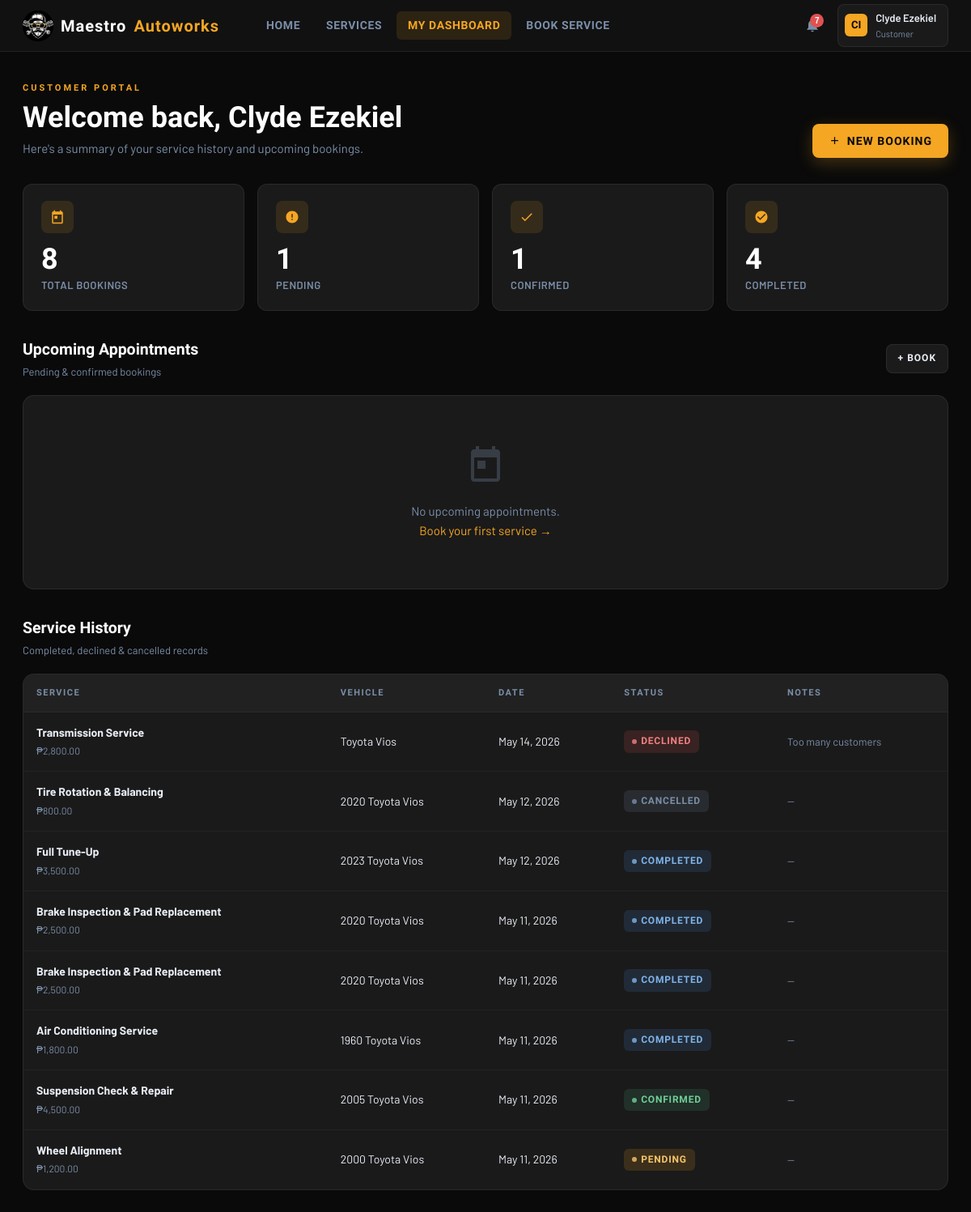
Page /dashboard.php (signed in) on the committed database.
### tables this page shows
CREATE TABLE `users` (
  `id` int(11) NOT NULL,
  `first_name` varchar(100) NOT NULL,
  `last_name` varchar(100) NOT NULL,
  `username` varchar(100) NOT NULL,
  `email` varchar(150) NOT NULL,
  `password` varchar(255) NOT NULL,
  `role` enum('customer','admin') NOT NULL DEFAULT 'customer',
  `phone` varchar(30) DEFAULT NULL,
  `created_at` timestamp NOT NULL DEFAULT current_timestamp()
);

CREATE TABLE `appointments` (
  `id` int(11) NOT NULL,
  `user_id` int(11) NOT NULL,
  `service_id` int(11) NOT NULL,
  `vehicle_make` varchar(80) DEFAULT NULL,
  `vehicle_model` varchar(80) DEFAULT NULL,
  `vehicle_year` year(4) DEFAULT NULL,
  `plate_no` varchar(20) DEFAULT NULL,
  `appt_date` date NOT NULL,
  `appt_time` time NOT NULL,
  `notes` text DEFAULT NULL,
  `status` enum('pending','confirmed','declined','completed','cancelled') NOT NULL DEFAULT 'pending',
  `admin_notes` text DEFAULT NULL,
  `created_at` timestamp NOT NULL DEFAULT current_timestamp(),
  `updated_at` timestamp NOT NULL DEFAULT current_timestamp() ON UPDATE current_timestamp()
);

CREATE TABLE `services` (
  `id` int(11) NOT NULL,
  `name` varchar(150) NOT NULL,
  `description` text DEFAULT NULL,
  `duration_hr` decimal(4,1) NOT NULL DEFAULT 1.0,
  `price` decimal(10,2) DEFAULT NULL,
  `category` varchar(80) DEFAULT NULL,
  `active` tinyint(1) NOT NULL DEFAULT 1
);

### dashboard.php (the view, shortened to what this page needs)
<?php
require 'db.php';
require 'partials/header.php';
$stats = $pdo->prepare("
    SELECT
        COUNT(*) as total,
        SUM(status='pending')   as pending,
        SUM(status='confirmed') as confirmed,
        SUM(status='completed') as completed
    FROM appointments WHERE user_id = ?
");
$stats->execute([$me['id']]);
$st = $stats->fetch();
$upcoming = $pdo->prepare("
    SELECT a.*, s.name as service_name, s.price, s.duration_hr
    FROM appointments a
    JOIN services s ON s.id = a.service_id
    WHERE a.user_id = ? AND a.status IN ('pending','confirmed')
      AND a.appt_date >= CURDATE()
    ORDER BY a.appt_date ASC, a.appt_time ASC
    LIMIT 10
");
$upcoming->execute([$me['id']]);
$upcomingRows = $upcoming->fetchAll();
$past = $pdo->prepare("
    SELECT a.*, s.name as service_name, s.price
    FROM appointments a
    JOIN services s ON s.id = a.service_id
    WHERE a.user_id = ? AND (a.status IN ('completed','declined','cancelled') OR a.appt_date < CURDATE())
    ORDER BY a.appt_date DESC
    LIMIT 10
");
$past->execute([$me['id']]);
$pastRows = $past->fetchAll();
?>
<main class="page-shell">
    <div class="page-header" style="display:flex;align-items:flex-end;justify-content:space-between;flex-wrap:wrap;gap:16px;">
        <div>
            <div class="page-label">Customer Portal</div>
            <div class="page-title">Welcome back, <?= htmlspecialchars($me['first_name']) ?></div>
            <div class="page-sub">Here's a summary of your service history and upcoming bookings.</div>
        </div>
        <a href="book.php" class="btn btn-primary">
            <svg viewBox="0 0 24 24"><path d="M19 13h-6v6h-2v-6H5v-2h6V5h2v6h6v2z"/></svg>
            New Booking
        </a>
    </div>
    <div class="stats-grid">
        <?php
        $tiles = [
            ['Total Bookings',  $st['total'],     'M19 3h-1V1h-2v2H8V1H6v2H5c-1.1 0-2 .9-2 2v16c0 1.1.9 2 2 2h14c1.1 0 2-.9 2-2V5c0-1.1-.9-2-2-2zm0 18H5V8h14v13zM7 10h5v5H7z'],
            ['Pending',         $st['pending'],   'M12 2C6.48 2 2 6.48 2 12s4.48 10 10 10 10-4.48 10-10S17.52 2 12 2zm1 15h-2v-2h2v2zm0-4h-2V7h2v6z'],
            ['Confirmed',       $st['confirmed'], 'M9 16.17L4.83 12l-1.42 1.41L9 19 21 7l-1.41-1.41z'],
            ['Completed',       $st['completed'], 'M12 2C6.48 2 2 6.48 2 12s4.48 10 10 10 10-4.48 10-10S17.52 2 12 2zm-2 15l-5-5 1.41-1.41L10 14.17l7.59-7.59L19 8l-9 9z'],
        ];
        foreach ($tiles as [$lbl, $val, $path]):
        ?>
        <div class="stat-tile">
            <div class="stat-icon">
                <svg viewBox="0 0 24 24"><path d="<?= $path ?>"/></svg>
            </div>
            <div class="stat-val"><?= (int)$val ?></div>
            <div class="stat-label"><?= $lbl ?></div>
        </div>
        <?php endforeach; ?>
    </div>
    <div style="margin-bottom:32px;">
        <div class="section-head">
            <div>
                <div class="section-title">Upcoming Appointments</div>
                <div class="section-sub">Pending &amp; confirmed bookings</div>
            </div>
            <a href="book.php" class="btn btn-secondary btn-sm">+ Book</a>
        </div>
        <div class="card" style="padding:0;">
            <?php if (empty($upcomingRows)): ?>
                <div class="empty-state">
                    <svg viewBox="0 0 24 24"><path d="M19 3h-1V1h-2v2H8V1H6v2H5c-1.1 0-2 .9-2 2v16c0 1.1.9 2 2 2h14c1.1 0 2-.9 2-2V5c0-1.1-.9-2-2-2zm0 18H5V8h14v13zM7 10h5v5H7z"/></svg>
                    <p>No upcoming appointments.<br><a href="book.php">Book your first service →</a></p>
                </div>
            <?php endif; ?>
        </div>
    </div>
    <div>
        <div class="section-head">
            <div>
                <div class="section-title">Service History</div>
                <div class="section-sub">Completed, declined &amp; cancelled records</div>
            </div>
        </div>
        <div class="card" style="padding:0;">
            <?php if (empty($pastRows)): ?>
                <div class="empty-state">
                    <svg viewBox="0 0 24 24"><path d="M13 3c-4.97 0-9 4.03-9 9H1l3.89 3.89.07.14L9 12H6c0-3.87 3.13-7 7-7s7 3.13 7 7-3.13 7-7 7c-1.93 0-3.68-.79-4.94-2.06l-1.42 1.42C8.27 19.99 10.51 21 13 21c4.97 0 9-4.03 9-9s-4.03-9-9-9zm-1 5v5l4.28 2.54.72-1.21-3.5-2.08V8H12z"/></svg>
                    <p>No past service records yet.</p>
                </div>
            <?php else: ?>
            <div class="table-wrap">
                <table>
                    <thead><tr>
                        <th>Service</th><th>Vehicle</th>
                        <th>Date</th><th>Status</th><th>Notes</th>
                    </tr></thead>
                    <tbody>
                    <?php foreach ($pastRows as $row): ?>
                        <tr>
                            <td>
                                <strong><?= htmlspecialchars($row['service_name']) ?></strong><br>
                                <span style="font-size:12px;color:var(--muted);">₱<?= number_format($row['price'],2) ?></span>
                            </td>
                            <td><?= htmlspecialchars($row['vehicle_year'].' '.$row['vehicle_make'].' '.$row['vehicle_model']) ?></td>
                            <td><?= date('M j, Y', strtotime($row['appt_date'])) ?></td>
                            <td>
                                <span class="badge badge-<?= $row['status'] ?>">
                                    <span class="badge-dot"></span>
                                    <?= ucfirst($row['status']) ?>
                                </span>
                            </td>
                            <td style="max-width:180px;font-size:13px;color:var(--muted);">
                                <?= $row['admin_notes'] ? htmlspecialchars($row['admin_notes']) : '—' ?>
                            </td>
                        </tr>
                    <?php endforeach; ?>
                    </tbody>
                </table>
            </div>
            <?php endif; ?>
        </div>
    </div>
</main>
<?php require 'partials/footer.php'; ?>

### partials/header.php (shortened to what this page needs)
<?php
$currentUser = $pdo->prepare("SELECT id, first_name, last_name, username, role FROM users WHERE id = ?");
$currentUser->execute([$_SESSION['user_id']]);
$me = $currentUser->fetch();
$unreadStmt = $pdo->prepare("SELECT COUNT(*) FROM notifications WHERE user_id = ? AND is_read = 0");
$unreadStmt->execute([$me['id']]);
$unreadCount = (int)$unreadStmt->fetchColumn();
$initials = strtoupper(substr($me['first_name'],0,1) . substr($me['last_name'],0,1));
$isAdmin  = ($me['role'] === 'admin');
$currentPage = basename($_SERVER['PHP_SELF'], '.php');
?>
<!DOCTYPE html>
<html lang="en">
<head>
    <link rel="stylesheet" href="app.css">
</head>
<body>
<div class="app-body">
<header class="topbar">
    <a href="<?= $isAdmin ? 'admin_dashboard.php' : 'dashboard.php' ?>" class="topbar-logo">
        <div class="logo-badge">
            <img src="logo.png" alt="Maestro Autoworks Logo">
        </div>
        Maestro<span style="color:var(--yellow)">Autoworks</span>
    </a>
    <nav class="topbar-nav">
        <?php if ($isAdmin): ?>
            <a href="admin_dashboard.php"    class="<?= $currentPage==='admin_dashboard'    ?'active':'' ?>">Dashboard</a>
            <a href="admin_appointments.php" class="<?= $currentPage==='admin_appointments' ?'active':'' ?>">Appointments</a>
            <a href="admin_services.php"     class="<?= $currentPage==='admin_services'     ?'active':'' ?>">Services</a>
            <a href="admin_reports.php"      class="<?= $currentPage==='admin_reports'      ?'active':'' ?>">Reports</a>
            <a href="admin_pms.php"          class="<?= $currentPage==='admin_pms'          ?'active':'' ?>">Repair Tracker</a>
        <?php else: ?>
            <a href="home.php"      class="<?= $currentPage==='home'      ?'active':'' ?>">Home</a>
            <a href="services.php"  class="<?= $currentPage==='services'  ?'active':'' ?>">Services</a>
            <a href="dashboard.php" class="<?= $currentPage==='dashboard' ?'active':'' ?>">My Dashboard</a>
            <a href="book.php"      class="<?= $currentPage==='book'      ?'active':'' ?>">Book Service</a>
        <?php endif; ?>
    </nav>
    <div class="topbar-right">
        <div style="position:relative;">
            <button class="notif-btn" id="notifBtn" aria-label="Notifications">
                <?php if ($unreadCount > 0): ?>
                    <span class="notif-badge"><?= $unreadCount > 9 ? '9+' : $unreadCount ?></span>
                <?php endif; ?>
            </button>
        </div>
        <div style="position:relative;">
            <div class="user-chip" id="userChip">
                <div class="user-avatar"><?= $initials ?></div>
                <div>
                    <div class="user-name"><?= htmlspecialchars($me['first_name']) ?></div>
                    <div class="user-role"><?= ucfirst($me['role']) ?></div>
                </div>
            </div>
        </div>
    </div>
</header>

### partials/footer.php (shortened to what this page needs)
</div>
</body>
</html>

### rows in the picture
users: initials "CI", first_name "Clyde Ezekiel", role "Customer"
appointments: service.name "Transmission Service", service.price "2,800.00", vehicle_year+vehicle_make+vehicle_model "Toyota Vios", appt_date "May 14, 2026", status "DECLINED", admin_notes "Too many customers"
appointments: service.name "Tire Rotation & Balancing", service.price "800.00", vehicle_year+vehicle_make+vehicle_model "2020 Toyota Vios", appt_date "May 12, 2026", status "CANCELLED"
appointments: service.name "Full Tune-Up", service.price "3,500.00", vehicle_year+vehicle_make+vehicle_model "2023 Toyota Vios", appt_date "May 12, 2026", status "COMPLETED"
appointments: service.name "Brake Inspection & Pad Replacement", service.price "2,500.00", vehicle_year+vehicle_make+vehicle_model "2020 Toyota Vios", appt_date "May 11, 2026", status "COMPLETED"
appointments: service.name "Brake Inspection & Pad Replacement", service.price "2,500.00", vehicle_year+vehicle_make+vehicle_model "2020 Toyota Vios", appt_date "May 11, 2026", status "COMPLETED"
appointments: service.name "Air Conditioning Service", service.price "1,800.00", vehicle_year+vehicle_make+vehicle_model "1960 Toyota Vios", appt_date "May 11, 2026", status "COMPLETED"
appointments: service.name "Suspension Check & Repair", service.price "4,500.00", vehicle_year+vehicle_make+vehicle_model "2005 Toyota Vios", appt_date "May 11, 2026", status "CONFIRMED"
appointments: service.name "Wheel Alignment", service.price "1,200.00", vehicle_year+vehicle_make+vehicle_model "2000 Toyota Vios", appt_date "May 11, 2026", status "PENDING"

### other values in the picture
$unreadCount "7"
$val "8"
$lbl "TOTAL BOOKINGS"
$val "1"
$lbl "PENDING"
$lbl "CONFIRMED"
$val "4"
$lbl "COMPLETED"
